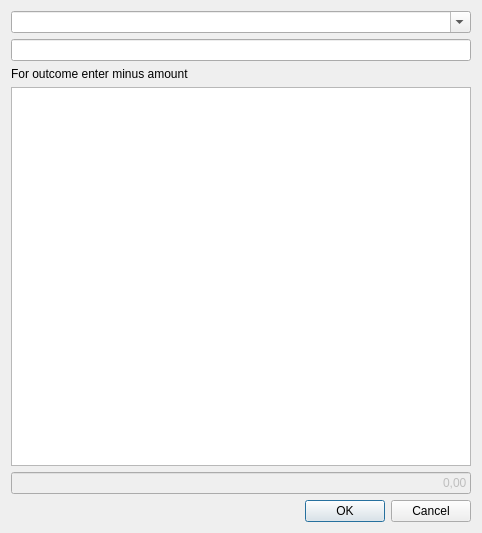
<?xml version="1.0" encoding="UTF-8"?>
<ui version="4.0">
 <class>Dialog</class>
 <widget class="QDialog" name="Dialog">
  <property name="geometry">
   <rect>
    <x>0</x>
    <y>0</y>
    <width>478</width>
    <height>533</height>
   </rect>
  </property>
  <property name="sizePolicy">
   <sizepolicy hsizetype="Fixed" vsizetype="Fixed">
    <horstretch>0</horstretch>
    <verstretch>0</verstretch>
   </sizepolicy>
  </property>
  <property name="baseSize">
   <size>
    <width>0</width>
    <height>0</height>
   </size>
  </property>
  <property name="windowTitle">
   <string>Income/Outcome</string>
  </property>
  <layout class="QVBoxLayout" name="verticalLayout">
   <item>
    <widget class="QComboBox" name="asset">
     <property name="editable">
      <bool>true</bool>
     </property>
    </widget>
   </item>
   <item>
    <widget class="QLineEdit" name="desc">
     <property name="toolTip">
      <string>&lt;html&gt;&lt;head/&gt;&lt;body&gt;&lt;p&gt;Description&lt;/p&gt;&lt;/body&gt;&lt;/html&gt;</string>
     </property>
     <property name="inputMethodHints">
      <set>Qt::ImhNone</set>
     </property>
     <property name="text">
      <string/>
     </property>
    </widget>
   </item>
   <item>
    <widget class="QLabel" name="label">
     <property name="text">
      <string>For outcome enter minus amount</string>
     </property>
    </widget>
   </item>
   <item>
    <widget class="QTableView" name="budget_table">
     <property name="sizePolicy">
      <sizepolicy hsizetype="Expanding" vsizetype="Expanding">
       <horstretch>0</horstretch>
       <verstretch>0</verstretch>
      </sizepolicy>
     </property>
     <attribute name="horizontalHeaderStretchLastSection">
      <bool>true</bool>
     </attribute>
     <attribute name="verticalHeaderStretchLastSection">
      <bool>false</bool>
     </attribute>
    </widget>
   </item>
   <item>
    <widget class="QLineEdit" name="sum">
     <property name="enabled">
      <bool>false</bool>
     </property>
     <property name="minimumSize">
      <size>
       <width>460</width>
       <height>0</height>
      </size>
     </property>
     <property name="inputMethodHints">
      <set>Qt::ImhPreferNumbers</set>
     </property>
     <property name="text">
      <string>0,00</string>
     </property>
     <property name="alignment">
      <set>Qt::AlignRight|Qt::AlignTrailing|Qt::AlignVCenter</set>
     </property>
    </widget>
   </item>
   <item>
    <widget class="QDialogButtonBox" name="buttonBox">
     <property name="orientation">
      <enum>Qt::Horizontal</enum>
     </property>
     <property name="standardButtons">
      <set>QDialogButtonBox::Cancel|QDialogButtonBox::Ok</set>
     </property>
    </widget>
   </item>
  </layout>
 </widget>
 <resources/>
 <connections>
  <connection>
   <sender>buttonBox</sender>
   <signal>accepted()</signal>
   <receiver>Dialog</receiver>
   <slot>accept()</slot>
   <hints>
    <hint type="sourcelabel">
     <x>248</x>
     <y>254</y>
    </hint>
    <hint type="destinationlabel">
     <x>157</x>
     <y>274</y>
    </hint>
   </hints>
  </connection>
  <connection>
   <sender>buttonBox</sender>
   <signal>rejected()</signal>
   <receiver>Dialog</receiver>
   <slot>reject()</slot>
   <hints>
    <hint type="sourcelabel">
     <x>316</x>
     <y>260</y>
    </hint>
    <hint type="destinationlabel">
     <x>286</x>
     <y>274</y>
    </hint>
   </hints>
  </connection>
 </connections>
</ui>
